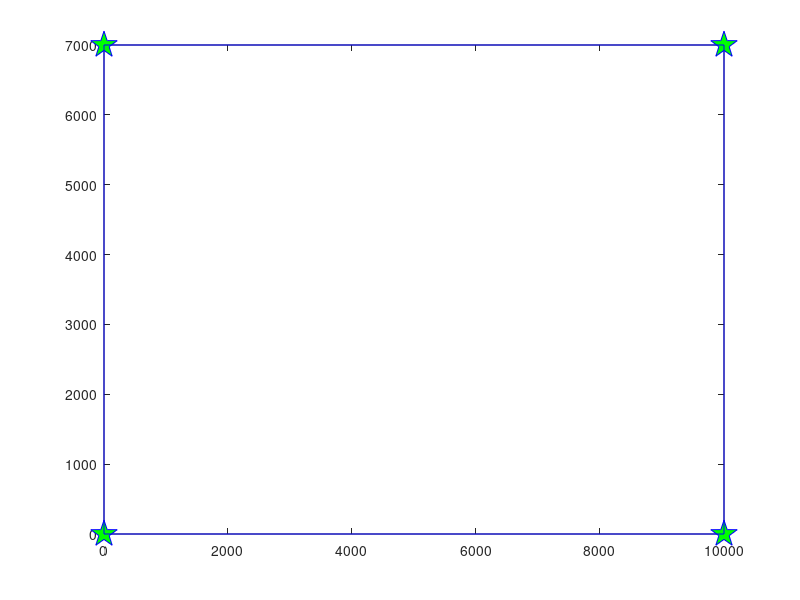

The MATLAB source for this figure: (Note: this script raises an error after producing the figure.)
% Steps:
% 1 假设条件，设计各自的运动策略；
% 2 规划函数和子函数，做好分工；
% 3 红蓝军主体的运动策略；
% 4 红军的子飞行器的运动策略；
% 5 统计计算仿真的相关参数
% 6 仿真开始
% 7 条件判断---子函数
% 8 迭代重新执行
% unmanned aerial vehicle
% Author: ruogu7(380545156)
% date: sep, 17th.
% Latest update: sep, 17th.

close all;
clear all;
clc

%% 参数
% 仿真步长
% 模型一：蓝色无人机初始位置，AB中间，一直往右飞行；红色无人机集群始终朝着蓝色无人机飞行。
% 步长为0.1s
ver=3500;
time=7000/4;
step_length = 4;
speed_blue_UAV = 25;
speed_red_UAV = 20;
speed_red_Ship = 16;
Besiege_distance = 100;
Flag_Track=1;
xlabel=10000;
ylabel=7000;
% UAV集群的半径
r_red_uav = 80;
Limit = 3000;
gap = 3000;
ff=1;


% 先画框架
fig = figure;
frame = getframe(fig); % 获取frame

set(gcf,'outerposition',get(0,'screensize'));
axis equal;

FlyBox = [0 0;
    0 ylabel;
    xlabel ylabel;
    xlabel 0;
    0 0];
pause(1)
% plot(FlyBox(1:end-1,1),FlyBox(1:end-1,2),'gp', 'MarkerSize',20,'MarkerEdgeColor','b','MarkerFaceColor',[0 1 0]);%方形点填充颜色
plot(FlyBox(1:end-1,1),FlyBox(1:end-1,2),'gp', 'MarkerSize',20,'MarkerEdgeColor','b','MarkerFaceColor',[0 1 0]);%方形点填充颜色
hold on;
plot(FlyBox(:,1),FlyBox(:,2),'b');
% plot(FlyBox(:,1),FlyBox(:,2),'b', 'MarkerSize',15);
hold on;

% 蓝色UAV的初始位置
Blue_UAV_Location = [0 ver]; % x水平,y竖直
% 红色UAV的初始位置，
Red_1_UAV_Location = [10000 3500+gap/2]; % 中心（舰载机1）FY01
Red_1_Ship_Location = Red_1_UAV_Location;
Red_1_1_UAV_Location = [10000+r_red_uav*cos(18*pi/180) 5000+ r_red_uav*sin(18*pi/180)];  % 无人机FY0101的位置
Red_1_2_UAV_Location = [10000+r_red_uav*cos(90*pi/180) 5000+ r_red_uav*sin(90*pi/180)];  % 无人机FY0102的位置
Red_1_3_UAV_Location = [10000+r_red_uav*cos(162*pi/180) 5000+ r_red_uav*sin(162*pi/180)];  % 无人机FY0103的位置
Red_1_4_UAV_Location = [10000+r_red_uav*cos(234*pi/180) 5000+ r_red_uav*sin(234*pi/180)];  % 无人机FY0104的位置
Red_1_5_UAV_Location = [10000+r_red_uav*cos(306*pi/180) 5000+ r_red_uav*sin(306*pi/180)];  % 无人机FY0105的位置
Red_2_UAV_Location = [10000 3500-gap/2]; % 中心（舰载机2）FY02
Red_2_Ship_Location = Red_2_UAV_Location;
Red_2_1_UAV_Location = [10000+r_red_uav*cos(18*pi/180) 2000+ r_red_uav*sin(18*pi/180)];  % 无人机FY0201的位置
Red_2_2_UAV_Location = [10000+r_red_uav*cos(90*pi/180) 2000+ r_red_uav*sin(90*pi/180)];  % 无人机FY0202的位置
Red_2_3_UAV_Location = [10000+r_red_uav*cos(162*pi/180) 2000+ r_red_uav*sin(162*pi/180)]; % 无人机FY0203的位置
Red_2_4_UAV_Location = [10000+r_red_uav*cos(234*pi/180) 2000+ r_red_uav*sin(234*pi/180)];  % 无人机FY0204的位置
Red_2_5_UAV_Location = [10000+r_red_uav*cos(306*pi/180) 2000+ r_red_uav*sin(306*pi/180)];  % 无人机FY0205的位置

Figure_num = 0;

while Figure_num < time && Flag_Track && Blue_UAV_Location(end,1)<1.02*10000
    dist1=sqrt((Blue_UAV_Location(end,2)-Red_1_UAV_Location(end,2))^2+(Blue_UAV_Location(end,1)-Red_1_UAV_Location(end,1))^2);
	dist2=sqrt((Blue_UAV_Location(end,2)-Red_2_UAV_Location(end,2))^2+(Blue_UAV_Location(end,1)-Red_2_UAV_Location(end,1))^2);
	distt=min(dist1,dist2);
	if distt > Limit
	% 当前无人机的位置
    Blue_UAV_Location_temp = [Blue_UAV_Location(end,1) Blue_UAV_Location(end,2)];
    Red_1_UAV_Location_temp = [Red_1_UAV_Location(end,1) Red_1_UAV_Location(end,2)];
    Red_2_UAV_Location_temp = [Red_2_UAV_Location(end,1) Red_2_UAV_Location(end,2)];
	Red_1_Ship_Location_temp = [Red_1_Ship_Location(end,1) Red_1_Ship_Location(end,2)];
    Red_2_Ship_Location_temp = [Red_2_Ship_Location(end,1) Red_2_Ship_Location(end,2)];
	
	len=length(Blue_UAV_Location_temp(:));
	if Figure_num==0
		Blue_UAV_Location_fore_temp=[Blue_UAV_Location(end,1)-1 Blue_UAV_Location(end,2)-1];
	else
		Blue_UAV_Location_fore_temp = [Blue_UAV_Location(Figure_num,1) Blue_UAV_Location(Figure_num,2)];
	end
	
    % 计算红色无人机的飞行方向
    azimuth_Red_1 = predictdeltasita_2(Blue_UAV_Location_temp, Red_1_UAV_Location_temp,Blue_UAV_Location_fore_temp);
    azimuth_Red_2 = predictdeltasita_2(Blue_UAV_Location_temp, Red_2_UAV_Location_temp,Blue_UAV_Location_fore_temp);
	azimuth_Red_3 = predictdeltasita_2(Blue_UAV_Location_temp, Red_1_Ship_Location_temp,Blue_UAV_Location_fore_temp);
    azimuth_Red_4 = predictdeltasita_2(Blue_UAV_Location_temp, Red_2_Ship_Location_temp,Blue_UAV_Location_fore_temp);
    
    % 更新蓝色无人机的位置
	factor1=1500;
	factor2=1/2;
	factor3=1/5000;
	Blue_UAV_Location_new_x = Blue_UAV_Location_temp(1) + speed_blue_UAV * step_length ;
	Blue_UAV_Location_new_y = ver + factor1 * sin( Blue_UAV_Location_new_x * factor2 ) * exp( - factor3 * Blue_UAV_Location_new_x );
%	Blue_UAV_Location_new_y = ver + factor1 * sin( Blue_UAV_Location_new_x * factor2 );
	Blue_UAV_Location_new = [Blue_UAV_Location_new_x Blue_UAV_Location_new_y];
    Blue_UAV_Location = [Blue_UAV_Location;Blue_UAV_Location_new];
    
    % 计算红色无人机群1的位置
    Red_1_UAV_Location_new_x = Red_1_UAV_Location_temp(1) + step_length * speed_red_UAV * cos((360-(azimuth_Red_1-90))*pi/180);
    Red_1_UAV_Location_new_y = Red_1_UAV_Location_temp(2) + step_length * speed_red_UAV * sin((360-(azimuth_Red_1-90))*pi/180);
    Red_1_UAV_Location_new = [Red_1_UAV_Location_new_x Red_1_UAV_Location_new_y];
    
	% 计算红色航母1的位置
    Red_1_Ship_Location_new_x = Red_1_Ship_Location_temp(1) + step_length * speed_red_Ship * cos((360-(azimuth_Red_3-90))*pi/180);
    Red_1_Ship_Location_new_y = Red_1_Ship_Location_temp(2) + step_length * speed_red_Ship * sin((360-(azimuth_Red_3-90))*pi/180);
    Red_1_Ship_Location_new = [Red_1_Ship_Location_new_x Red_1_Ship_Location_new_y];
	
	Red_1_1_UAV_Location_new = [Red_1_UAV_Location_new_x+r_red_uav*cos(18*pi/180) Red_1_UAV_Location_new_y+r_red_uav*sin(18*pi/180)];  % 无人机FY0101的位置
    Red_1_2_UAV_Location_new = [Red_1_UAV_Location_new_x+r_red_uav*cos(90*pi/180) Red_1_UAV_Location_new_y+r_red_uav*sin(90*pi/180)];  % 无人机FY0102的位置
    Red_1_3_UAV_Location_new = [Red_1_UAV_Location_new_x+r_red_uav*cos(162*pi/180) Red_1_UAV_Location_new_y+r_red_uav*sin(162*pi/180)];  % 无人机FY0103的位置
    Red_1_4_UAV_Location_new = [Red_1_UAV_Location_new_x+r_red_uav*cos(234*pi/180) Red_1_UAV_Location_new_y+r_red_uav*sin(234*pi/180)];  % 无人机FY0104的位置
    Red_1_5_UAV_Location_new = [Red_1_UAV_Location_new_x+r_red_uav*cos(306*pi/180) Red_1_UAV_Location_new_y+r_red_uav*sin(306*pi/180)];  % 无人机FY0105的位置
    
    % 更新红色无人机群1的位置
    Red_1_UAV_Location = [Red_1_UAV_Location;Red_1_UAV_Location_new];
	Red_1_Ship_Location = [Red_1_Ship_Location;Red_1_Ship_Location_new];
	
    Red_1_1_UAV_Location = [Red_1_1_UAV_Location;Red_1_1_UAV_Location_new];
    Red_1_2_UAV_Location = [Red_1_2_UAV_Location;Red_1_2_UAV_Location_new];
    Red_1_3_UAV_Location = [Red_1_3_UAV_Location;Red_1_3_UAV_Location_new];
    Red_1_4_UAV_Location = [Red_1_4_UAV_Location;Red_1_4_UAV_Location_new];
    Red_1_5_UAV_Location = [Red_1_5_UAV_Location;Red_1_5_UAV_Location_new];
    
    % 计算红色无人机群2的位置
    Red_2_UAV_Location_new_x = Red_2_UAV_Location_temp(1) + step_length * speed_red_UAV * cos((360-(azimuth_Red_2-90))*pi/180);
    Red_2_UAV_Location_new_y = Red_2_UAV_Location_temp(2) + step_length * speed_red_UAV * sin((360-(azimuth_Red_2-90))*pi/180);
    Red_2_UAV_Location_new = [Red_2_UAV_Location_new_x Red_2_UAV_Location_new_y];
	
	% 计算红色航母2的位置
    Red_2_Ship_Location_new_x = Red_2_Ship_Location_temp(1) + step_length * speed_red_Ship * cos((360-(azimuth_Red_4-90))*pi/180);
    Red_2_Ship_Location_new_y = Red_2_Ship_Location_temp(2) + step_length * speed_red_Ship * sin((360-(azimuth_Red_4-90))*pi/180);
    Red_2_Ship_Location_new = [Red_2_Ship_Location_new_x Red_2_Ship_Location_new_y];
    
    Red_2_1_UAV_Location_new = [Red_2_UAV_Location_new(1)+r_red_uav*cos(18*pi/180) Red_2_UAV_Location_new(2)+r_red_uav*sin(18*pi/180)];  % 无人机FY0201的位置
    Red_2_2_UAV_Location_new = [Red_2_UAV_Location_new(1)+r_red_uav*cos(90*pi/180) Red_2_UAV_Location_new(2)+r_red_uav*sin(90*pi/180)];  % 无人机FY0202的位置
    Red_2_3_UAV_Location_new = [Red_2_UAV_Location_new(1)+r_red_uav*cos(162*pi/180) Red_2_UAV_Location_new(2)+r_red_uav*sin(162*pi/180)]; % 无人机FY0203的位置
    Red_2_4_UAV_Location_new = [Red_2_UAV_Location_new(1)+r_red_uav*cos(234*pi/180) Red_2_UAV_Location_new(2)+r_red_uav*sin(234*pi/180)];  % 无人机FY0204的位置
    Red_2_5_UAV_Location_new = [Red_2_UAV_Location_new(1)+r_red_uav*cos(306*pi/180) Red_2_UAV_Location_new(2)+r_red_uav*sin(306*pi/180)];  % 无人机FY0205的位置
    
    % 更新红色无人机群2的位置
    Red_2_UAV_Location = [Red_2_UAV_Location;Red_2_UAV_Location_new];
	Red_2_Ship_Location = [Red_2_Ship_Location;Red_2_Ship_Location_new];
	
    Red_2_1_UAV_Location = [Red_2_1_UAV_Location;Red_2_1_UAV_Location_new];  % 无人机FY0201的位置
    Red_2_2_UAV_Location = [Red_2_2_UAV_Location;Red_2_2_UAV_Location_new];  % 无人机FY0202的位置
    Red_2_3_UAV_Location = [Red_2_3_UAV_Location;Red_2_3_UAV_Location_new];  % 无人机FY0203的位置
    Red_2_4_UAV_Location = [Red_2_4_UAV_Location;Red_2_4_UAV_Location_new];  % 无人机FY0204的位置
    Red_2_5_UAV_Location = [Red_2_5_UAV_Location;Red_2_5_UAV_Location_new];  % 无人机FY0205的位置
    
    %% 路径可视化
    % 蓝色无人机
	hold on;
    plot(Blue_UAV_Location(:,1),Blue_UAV_Location(:,2),'g','LineWidth',5);
    hold on;
    
    % 红色UAV集群1,画线
    plot(Red_1_UAV_Location(:,1),Red_1_UAV_Location(:,2),'r');
    hold on;
	
	% 红色航母1，画点
	plot(Red_1_Ship_Location(:,1),Red_1_Ship_Location(:,2),'oc');
	hold on;
    
    % 红色UAV集群1的UAV，画点
    plot(Red_1_1_UAV_Location(end,1),Red_1_1_UAV_Location(end,2),'pr');
    hold on;
    plot(Red_1_2_UAV_Location(end,1),Red_1_2_UAV_Location(end,2),'pr');
    hold on;
    plot(Red_1_3_UAV_Location(end,1),Red_1_3_UAV_Location(end,2),'pr');
    hold on;
    plot(Red_1_4_UAV_Location(end,1),Red_1_4_UAV_Location(end,2),'pr');
    hold on;
    plot(Red_1_5_UAV_Location(end,1),Red_1_5_UAV_Location(end,2),'pr');
    hold on;
    
    % 红色UAV集群2,画线
    plot(Red_2_UAV_Location(:,1),Red_2_UAV_Location(:,2),'r');
    hold on;
	
	% 红色航母2，画点
	plot(Red_2_Ship_Location(:,1),Red_2_Ship_Location(:,2),'oc');
	hold on;
    
    % 红色UAV集群2的UAV，画点
    plot(Red_2_1_UAV_Location(end,1),Red_2_1_UAV_Location(end,2),'pr');
    hold on;
    plot(Red_2_2_UAV_Location(end,1),Red_2_2_UAV_Location(end,2),'pr');
    hold on;
    plot(Red_2_3_UAV_Location(end,1),Red_2_3_UAV_Location(end,2),'pr');
    hold on;
    plot(Red_2_4_UAV_Location(end,1),Red_2_4_UAV_Location(end,2),'pr');
    hold on;
    plot(Red_2_5_UAV_Location(end,1),Red_2_5_UAV_Location(end,2),'pr');
    hold on;
    
    
    
    Point_Attack = Blue_UAV_Location(end,:);
    Point_Array_Besiege = [Red_1_1_UAV_Location_new;
        Red_1_2_UAV_Location_new;
        Red_1_3_UAV_Location_new;
        Red_1_4_UAV_Location_new;
        Red_1_5_UAV_Location_new;
        Red_2_1_UAV_Location_new;
        Red_2_2_UAV_Location_new;
        Red_2_3_UAV_Location_new;
        Red_2_4_UAV_Location_new;
        Red_2_5_UAV_Location_new;
        ];
    
    besiege_status = check_besiege_status(Point_Attack, Point_Array_Besiege, Besiege_distance);
    
    if besiege_status
        % 结束后续的循环
        Flag_Track = 0;
    end
%%%%%%%%%%%%%%%%%%%%%%%%%%%%%%%%%%%%%%%%%%%%%%%%%%%%%%%%%%%%%%%%%%%%%%%%%%%%%%%%%%%%%%%%	
	else
	if ff
		Red_3_UAV_Location = [Red_1_Ship_Location(end,1) Red_1_Ship_Location(end,2)-200]; % 中心（舰载机1）FY01
		Red_3_1_UAV_Location = [Red_1_Ship_Location(end,1)+r_red_uav*cos(18*pi/180) Red_1_Ship_Location(end,2)-200+ r_red_uav*sin(18*pi/180)];  % 无人机FY0101的位置
		Red_3_2_UAV_Location = [Red_1_Ship_Location(end,1)+r_red_uav*cos(90*pi/180) Red_1_Ship_Location(end,2)-200+ r_red_uav*sin(90*pi/180)];  % 无人机FY0102的位置
		Red_3_3_UAV_Location = [Red_1_Ship_Location(end,1)+r_red_uav*cos(162*pi/180) Red_1_Ship_Location(end,2)-200+ r_red_uav*sin(162*pi/180)];  % 无人机FY0103的位置
		Red_3_4_UAV_Location = [Red_1_Ship_Location(end,1)+r_red_uav*cos(234*pi/180) Red_1_Ship_Location(end,2)-200+ r_red_uav*sin(234*pi/180)];  % 无人机FY0104的位置
		Red_3_5_UAV_Location = [Red_1_Ship_Location(end,1)+r_red_uav*cos(306*pi/180) Red_1_Ship_Location(end,2)-200+ r_red_uav*sin(306*pi/180)];  % 无人机FY0105的位置
		Red_4_UAV_Location = [Red_2_Ship_Location(end,1) Red_2_Ship_Location(end,2)+200]; % 中心（舰载机2）FY02
		Red_4_1_UAV_Location = [Red_2_Ship_Location(end,1)+r_red_uav*cos(18*pi/180) Red_2_Ship_Location(end,2)+200+ r_red_uav*sin(18*pi/180)];  % 无人机FY0201的位置
		Red_4_2_UAV_Location = [Red_2_Ship_Location(end,1)+r_red_uav*cos(90*pi/180) Red_2_Ship_Location(end,2)+200+ r_red_uav*sin(90*pi/180)];  % 无人机FY0202的位置
		Red_4_3_UAV_Location = [Red_2_Ship_Location(end,1)+r_red_uav*cos(162*pi/180) Red_2_Ship_Location(end,2)+200+ r_red_uav*sin(162*pi/180)]; % 无人机FY0203的位置
		Red_4_4_UAV_Location = [Red_2_Ship_Location(end,1)+r_red_uav*cos(234*pi/180) Red_2_Ship_Location(end,2)+200+ r_red_uav*sin(234*pi/180)];  % 无人机FY0204的位置
		Red_4_5_UAV_Location = [Red_2_Ship_Location(end,1)+r_red_uav*cos(306*pi/180) Red_2_Ship_Location(end,2)+200+ r_red_uav*sin(306*pi/180)];  % 无人机FY0205的位置
		ff=0;
	end
	
	% 当前无人机的位置
    Blue_UAV_Location_temp = [Blue_UAV_Location(end,1) Blue_UAV_Location(end,2)];
    Red_1_UAV_Location_temp = [Red_1_UAV_Location(end,1) Red_1_UAV_Location(end,2)];
    Red_2_UAV_Location_temp = [Red_2_UAV_Location(end,1) Red_2_UAV_Location(end,2)];
	Red_3_UAV_Location_temp = [Red_3_UAV_Location(end,1) Red_3_UAV_Location(end,2)];
    Red_4_UAV_Location_temp = [Red_4_UAV_Location(end,1) Red_4_UAV_Location(end,2)];
	Red_1_Ship_Location_temp = [Red_1_Ship_Location(end,1) Red_1_Ship_Location(end,2)];
    Red_2_Ship_Location_temp = [Red_2_Ship_Location(end,1) Red_2_Ship_Location(end,2)];
	
	len=length(Blue_UAV_Location_temp(:));
	if Figure_num==0
		Blue_UAV_Location_fore_temp=[Blue_UAV_Location(end,1)-1 Blue_UAV_Location(end,2)-1];
	else
		Blue_UAV_Location_fore_temp = [Blue_UAV_Location(Figure_num,1) Blue_UAV_Location(Figure_num,2)];
	end
	
    % 计算红色无人机的飞行方向
    azimuth_Red_1 = predictdeltasita_2(Blue_UAV_Location_temp, Red_1_UAV_Location_temp,Blue_UAV_Location_fore_temp);
    azimuth_Red_2 = predictdeltasita_2(Blue_UAV_Location_temp, Red_2_UAV_Location_temp,Blue_UAV_Location_fore_temp);
	azimuth_Red_3 = predictdeltasita_2(Blue_UAV_Location_temp, Red_1_Ship_Location_temp,Blue_UAV_Location_fore_temp);
    azimuth_Red_4 = predictdeltasita_2(Blue_UAV_Location_temp, Red_2_Ship_Location_temp,Blue_UAV_Location_fore_temp);
	azimuth_Red_5 = predictdeltasita_2(Blue_UAV_Location_temp, Red_3_UAV_Location_temp,Blue_UAV_Location_fore_temp);
    azimuth_Red_6 = predictdeltasita_2(Blue_UAV_Location_temp, Red_4_UAV_Location_temp,Blue_UAV_Location_fore_temp);
    
    % 更新蓝色无人机的位置
	factor1=1500;
	factor2=1/2;
	factor3=1/5000;
	Blue_UAV_Location_new_x = Blue_UAV_Location_temp(1) + speed_blue_UAV * step_length ;
	Blue_UAV_Location_new_y = ver + factor1 * sin( Blue_UAV_Location_new_x * factor2 ) * exp( - factor3 * Blue_UAV_Location_new_x );
%	Blue_UAV_Location_new_y = ver + factor1 * sin( Blue_UAV_Location_new_x * factor2 );
	Blue_UAV_Location_new = [Blue_UAV_Location_new_x Blue_UAV_Location_new_y];
    Blue_UAV_Location = [Blue_UAV_Location;Blue_UAV_Location_new];
    
    % 计算红色无人机群1的位置
    Red_1_UAV_Location_new_x = Red_1_UAV_Location_temp(1) + step_length * speed_red_UAV * cos((360-(azimuth_Red_1-90))*pi/180);
    Red_1_UAV_Location_new_y = Red_1_UAV_Location_temp(2) + step_length * speed_red_UAV * sin((360-(azimuth_Red_1-90))*pi/180);
    Red_1_UAV_Location_new = [Red_1_UAV_Location_new_x Red_1_UAV_Location_new_y];
    
	% 计算红色航母1的位置
    Red_1_Ship_Location_new_x = Red_1_Ship_Location_temp(1) + step_length * speed_red_Ship * cos((360-(azimuth_Red_3-90))*pi/180);
    Red_1_Ship_Location_new_y = Red_1_Ship_Location_temp(2) + step_length * speed_red_Ship * sin((360-(azimuth_Red_3-90))*pi/180);
    Red_1_Ship_Location_new = [Red_1_Ship_Location_new_x Red_1_Ship_Location_new_y];
	
	Red_1_1_UAV_Location_new = [Red_1_UAV_Location_new_x+r_red_uav*cos(18*pi/180) Red_1_UAV_Location_new_y+r_red_uav*sin(18*pi/180)];  % 无人机FY0101的位置
    Red_1_2_UAV_Location_new = [Red_1_UAV_Location_new_x+r_red_uav*cos(90*pi/180) Red_1_UAV_Location_new_y+r_red_uav*sin(90*pi/180)];  % 无人机FY0102的位置
    Red_1_3_UAV_Location_new = [Red_1_UAV_Location_new_x+r_red_uav*cos(162*pi/180) Red_1_UAV_Location_new_y+r_red_uav*sin(162*pi/180)];  % 无人机FY0103的位置
    Red_1_4_UAV_Location_new = [Red_1_UAV_Location_new_x+r_red_uav*cos(234*pi/180) Red_1_UAV_Location_new_y+r_red_uav*sin(234*pi/180)];  % 无人机FY0104的位置
    Red_1_5_UAV_Location_new = [Red_1_UAV_Location_new_x+r_red_uav*cos(306*pi/180) Red_1_UAV_Location_new_y+r_red_uav*sin(306*pi/180)];  % 无人机FY0105的位置
    
    % 更新红色无人机群1的位置
    Red_1_UAV_Location = [Red_1_UAV_Location;Red_1_UAV_Location_new];
	Red_1_Ship_Location = [Red_1_Ship_Location;Red_1_Ship_Location_new];
	
    Red_1_1_UAV_Location = [Red_1_1_UAV_Location;Red_1_1_UAV_Location_new];
    Red_1_2_UAV_Location = [Red_1_2_UAV_Location;Red_1_2_UAV_Location_new];
    Red_1_3_UAV_Location = [Red_1_3_UAV_Location;Red_1_3_UAV_Location_new];
    Red_1_4_UAV_Location = [Red_1_4_UAV_Location;Red_1_4_UAV_Location_new];
    Red_1_5_UAV_Location = [Red_1_5_UAV_Location;Red_1_5_UAV_Location_new];
    
    % 计算红色无人机群2的位置
    Red_2_UAV_Location_new_x = Red_2_UAV_Location_temp(1) + step_length * speed_red_UAV * cos((360-(azimuth_Red_2-90))*pi/180);
    Red_2_UAV_Location_new_y = Red_2_UAV_Location_temp(2) + step_length * speed_red_UAV * sin((360-(azimuth_Red_2-90))*pi/180);
    Red_2_UAV_Location_new = [Red_2_UAV_Location_new_x Red_2_UAV_Location_new_y];
	
	% 计算红色航母2的位置
    Red_2_Ship_Location_new_x = Red_2_Ship_Location_temp(1) + step_length * speed_red_Ship * cos((360-(azimuth_Red_4-90))*pi/180);
    Red_2_Ship_Location_new_y = Red_2_Ship_Location_temp(2) + step_length * speed_red_Ship * sin((360-(azimuth_Red_4-90))*pi/180);
    Red_2_Ship_Location_new = [Red_2_Ship_Location_new_x Red_2_Ship_Location_new_y];
    
    Red_2_1_UAV_Location_new = [Red_2_UAV_Location_new(1)+r_red_uav*cos(18*pi/180) Red_2_UAV_Location_new(2)+r_red_uav*sin(18*pi/180)];  % 无人机FY0201的位置
    Red_2_2_UAV_Location_new = [Red_2_UAV_Location_new(1)+r_red_uav*cos(90*pi/180) Red_2_UAV_Location_new(2)+r_red_uav*sin(90*pi/180)];  % 无人机FY0202的位置
    Red_2_3_UAV_Location_new = [Red_2_UAV_Location_new(1)+r_red_uav*cos(162*pi/180) Red_2_UAV_Location_new(2)+r_red_uav*sin(162*pi/180)]; % 无人机FY0203的位置
    Red_2_4_UAV_Location_new = [Red_2_UAV_Location_new(1)+r_red_uav*cos(234*pi/180) Red_2_UAV_Location_new(2)+r_red_uav*sin(234*pi/180)];  % 无人机FY0204的位置
    Red_2_5_UAV_Location_new = [Red_2_UAV_Location_new(1)+r_red_uav*cos(306*pi/180) Red_2_UAV_Location_new(2)+r_red_uav*sin(306*pi/180)];  % 无人机FY0205的位置
    
    % 更新红色无人机群2的位置
    Red_2_UAV_Location = [Red_2_UAV_Location;Red_2_UAV_Location_new];
	Red_2_Ship_Location = [Red_2_Ship_Location;Red_2_Ship_Location_new];
	
    Red_2_1_UAV_Location = [Red_2_1_UAV_Location;Red_2_1_UAV_Location_new];  % 无人机FY0201的位置
    Red_2_2_UAV_Location = [Red_2_2_UAV_Location;Red_2_2_UAV_Location_new];  % 无人机FY0202的位置
    Red_2_3_UAV_Location = [Red_2_3_UAV_Location;Red_2_3_UAV_Location_new];  % 无人机FY0203的位置
    Red_2_4_UAV_Location = [Red_2_4_UAV_Location;Red_2_4_UAV_Location_new];  % 无人机FY0204的位置
    Red_2_5_UAV_Location = [Red_2_5_UAV_Location;Red_2_5_UAV_Location_new];  % 无人机FY0205的位置
	
	% 计算红色无人机群3的位置
    Red_3_UAV_Location_new_x = Red_3_UAV_Location_temp(1) + step_length * speed_red_UAV * cos((360-(azimuth_Red_1-90))*pi/180);
    Red_3_UAV_Location_new_y = Red_3_UAV_Location_temp(2) + step_length * speed_red_UAV * sin((360-(azimuth_Red_1-90))*pi/180);
    Red_3_UAV_Location_new = [Red_3_UAV_Location_new_x Red_3_UAV_Location_new_y];
	
	Red_3_1_UAV_Location_new = [Red_3_UAV_Location_new_x+r_red_uav*cos(18*pi/180) Red_3_UAV_Location_new_y+r_red_uav*sin(18*pi/180)];  % 无人机FY0101的位置
    Red_3_2_UAV_Location_new = [Red_3_UAV_Location_new_x+r_red_uav*cos(90*pi/180) Red_3_UAV_Location_new_y+r_red_uav*sin(90*pi/180)];  % 无人机FY0102的位置
    Red_3_3_UAV_Location_new = [Red_3_UAV_Location_new_x+r_red_uav*cos(162*pi/180) Red_3_UAV_Location_new_y+r_red_uav*sin(162*pi/180)];  % 无人机FY0103的位置
    Red_3_4_UAV_Location_new = [Red_3_UAV_Location_new_x+r_red_uav*cos(234*pi/180) Red_3_UAV_Location_new_y+r_red_uav*sin(234*pi/180)];  % 无人机FY0104的位置
    Red_3_5_UAV_Location_new = [Red_3_UAV_Location_new_x+r_red_uav*cos(306*pi/180) Red_3_UAV_Location_new_y+r_red_uav*sin(306*pi/180)];  % 无人机FY0105的位置
    
    % 更新红色无人机群3的位置
    Red_3_UAV_Location = [Red_3_UAV_Location;Red_3_UAV_Location_new];
	
    Red_3_1_UAV_Location = [Red_3_1_UAV_Location;Red_3_1_UAV_Location_new];
    Red_3_2_UAV_Location = [Red_3_2_UAV_Location;Red_3_2_UAV_Location_new];
    Red_3_3_UAV_Location = [Red_3_3_UAV_Location;Red_3_3_UAV_Location_new];
    Red_3_4_UAV_Location = [Red_3_4_UAV_Location;Red_3_4_UAV_Location_new];
    Red_3_5_UAV_Location = [Red_3_5_UAV_Location;Red_3_5_UAV_Location_new];
	
	%%
	% 计算红色无人机群4的位置
    Red_4_UAV_Location_new_x = Red_4_UAV_Location_temp(1) + step_length * speed_red_UAV * cos((360-(azimuth_Red_1-90))*pi/180);
    Red_4_UAV_Location_new_y = Red_4_UAV_Location_temp(2) + step_length * speed_red_UAV * sin((360-(azimuth_Red_1-90))*pi/180);
    Red_4_UAV_Location_new = [Red_4_UAV_Location_new_x Red_4_UAV_Location_new_y];
	
	Red_4_1_UAV_Location_new = [Red_4_UAV_Location_new_x+r_red_uav*cos(18*pi/180) Red_3_UAV_Location_new_y+r_red_uav*sin(18*pi/180)];  % 无人机FY0101的位置
    Red_4_2_UAV_Location_new = [Red_4_UAV_Location_new_x+r_red_uav*cos(90*pi/180) Red_3_UAV_Location_new_y+r_red_uav*sin(90*pi/180)];  % 无人机FY0102的位置
    Red_4_3_UAV_Location_new = [Red_4_UAV_Location_new_x+r_red_uav*cos(162*pi/180) Red_3_UAV_Location_new_y+r_red_uav*sin(162*pi/180)];  % 无人机FY0103的位置
    Red_4_4_UAV_Location_new = [Red_4_UAV_Location_new_x+r_red_uav*cos(234*pi/180) Red_3_UAV_Location_new_y+r_red_uav*sin(234*pi/180)];  % 无人机FY0104的位置
    Red_4_5_UAV_Location_new = [Red_4_UAV_Location_new_x+r_red_uav*cos(306*pi/180) Red_3_UAV_Location_new_y+r_red_uav*sin(306*pi/180)];  % 无人机FY0105的位置
    
    % 更新红色无人机群3的位置
    Red_4_UAV_Location = [Red_4_UAV_Location;Red_4_UAV_Location_new];
	
    Red_4_1_UAV_Location = [Red_4_1_UAV_Location;Red_4_1_UAV_Location_new];
    Red_4_2_UAV_Location = [Red_4_2_UAV_Location;Red_4_2_UAV_Location_new];
    Red_4_3_UAV_Location = [Red_4_3_UAV_Location;Red_4_3_UAV_Location_new];
    Red_4_4_UAV_Location = [Red_4_4_UAV_Location;Red_4_4_UAV_Location_new];
    Red_4_5_UAV_Location = [Red_4_5_UAV_Location;Red_4_5_UAV_Location_new];
    
    %% 路径可视化
    % 蓝色无人机
	hold on;
    plot(Blue_UAV_Location(:,1),Blue_UAV_Location(:,2),'g','LineWidth',5);
    hold on;
    
    % 红色UAV集群1,画线
    plot(Red_1_UAV_Location(:,1),Red_1_UAV_Location(:,2),'r');
    hold on;
	
	% 红色航母1，画点
	plot(Red_1_Ship_Location(:,1),Red_1_Ship_Location(:,2),'oc');
	hold on;
    
    % 红色UAV集群1的UAV，画点
    plot(Red_1_1_UAV_Location(end,1),Red_1_1_UAV_Location(end,2),'pr');
    hold on;
    plot(Red_1_2_UAV_Location(end,1),Red_1_2_UAV_Location(end,2),'pr');
    hold on;
    plot(Red_1_3_UAV_Location(end,1),Red_1_3_UAV_Location(end,2),'pr');
    hold on;
    plot(Red_1_4_UAV_Location(end,1),Red_1_4_UAV_Location(end,2),'pr');
    hold on;
    plot(Red_1_5_UAV_Location(end,1),Red_1_5_UAV_Location(end,2),'pr');
    hold on;
    
    % 红色UAV集群2,画线
    plot(Red_2_UAV_Location(:,1),Red_2_UAV_Location(:,2),'r');
    hold on;
	
	% 红色航母2，画点
	plot(Red_2_Ship_Location(:,1),Red_2_Ship_Location(:,2),'oc');
	hold on;
    
    % 红色UAV集群2的UAV，画点
    plot(Red_2_1_UAV_Location(end,1),Red_2_1_UAV_Location(end,2),'pr');
    hold on;
    plot(Red_2_2_UAV_Location(end,1),Red_2_2_UAV_Location(end,2),'pr');
    hold on;
    plot(Red_2_3_UAV_Location(end,1),Red_2_3_UAV_Location(end,2),'pr');
    hold on;
    plot(Red_2_4_UAV_Location(end,1),Red_2_4_UAV_Location(end,2),'pr');
    hold on;
    plot(Red_2_5_UAV_Location(end,1),Red_2_5_UAV_Location(end,2),'pr');
    hold on;
	
	% 红色UAV集群3,画线
    plot(Red_3_UAV_Location(:,1),Red_3_UAV_Location(:,2),'b');
    hold on;
    
    % 红色UAV集群3的UAV，画点
    plot(Red_3_1_UAV_Location(end,1),Red_3_1_UAV_Location(end,2),'pb');
    hold on;
    plot(Red_3_2_UAV_Location(end,1),Red_3_2_UAV_Location(end,2),'pb');
    hold on;
    plot(Red_3_3_UAV_Location(end,1),Red_3_3_UAV_Location(end,2),'pb');
    hold on;
    plot(Red_3_4_UAV_Location(end,1),Red_3_4_UAV_Location(end,2),'pb');
    hold on;
    plot(Red_3_5_UAV_Location(end,1),Red_3_5_UAV_Location(end,2),'pb');
    hold on;
	
	% 红色UAV集群4,画线
    plot(Red_4_UAV_Location(:,1),Red_4_UAV_Location(:,2),'b');
    hold on;
    
    % 红色UAV集群4的UAV，画点
    plot(Red_4_1_UAV_Location(end,1),Red_4_1_UAV_Location(end,2),'pb');
    hold on;
    plot(Red_4_2_UAV_Location(end,1),Red_4_2_UAV_Location(end,2),'pb');
    hold on;
    plot(Red_4_3_UAV_Location(end,1),Red_4_3_UAV_Location(end,2),'pb');
    hold on;
    plot(Red_4_4_UAV_Location(end,1),Red_4_4_UAV_Location(end,2),'pb');
    hold on;
    plot(Red_4_5_UAV_Location(end,1),Red_4_5_UAV_Location(end,2),'pb');
    hold on;
    
    
    
    Point_Attack = Blue_UAV_Location(end,:);
    Point_Array_Besiege = [Red_1_1_UAV_Location_new;
        Red_1_2_UAV_Location_new;
        Red_1_3_UAV_Location_new;
        Red_1_4_UAV_Location_new;
        Red_1_5_UAV_Location_new;
        Red_2_1_UAV_Location_new;
        Red_2_2_UAV_Location_new;
        Red_2_3_UAV_Location_new;
        Red_2_4_UAV_Location_new;
        Red_2_5_UAV_Location_new;
		Red_3_1_UAV_Location_new;
        Red_3_2_UAV_Location_new;
        Red_3_3_UAV_Location_new;
        Red_3_4_UAV_Location_new;
        Red_3_5_UAV_Location_new;
        Red_4_1_UAV_Location_new;
        Red_4_2_UAV_Location_new;
        Red_4_3_UAV_Location_new;
        Red_4_4_UAV_Location_new;
        Red_4_5_UAV_Location_new;
        ];
    
    besiege_status = check_besiege_status(Point_Attack, Point_Array_Besiege, Besiege_distance);
    
    if besiege_status
        % 结束后续的循环
        Flag_Track = 0;
    end
%%%%%%%%%%%%%%%%%%%%%%%%%%%%%%%%%%%%%%%%%%%%%%%%%%%%%%%%%%%%%%%%%%%%%
	end
    
    Figure_num = Figure_num + 1;
    % 截图
    % imwrite(ImageWith_BBox, strcat('.\PeoplewithLJDetected_0728\','PeoplewithLJDetected_',num2str(Flag_Track),'.png'));
    % imwrite(ImageWith_BBox, num2str(Flag_Track),'.png'));
    % print(['Frame_' num2str(Flag_Track)], '-dpng', '-r200');
    % print(['Frame_' num2str(Figure_num)], '-dpng');
    frame = getframe(fig); 
    img = frame2im(frame); % 将frame变换成imwrite函数可以识别的格式;
    imwrite(img,strcat('.\first\Frame_',num2str(Figure_num),'.png')); 
    
end
